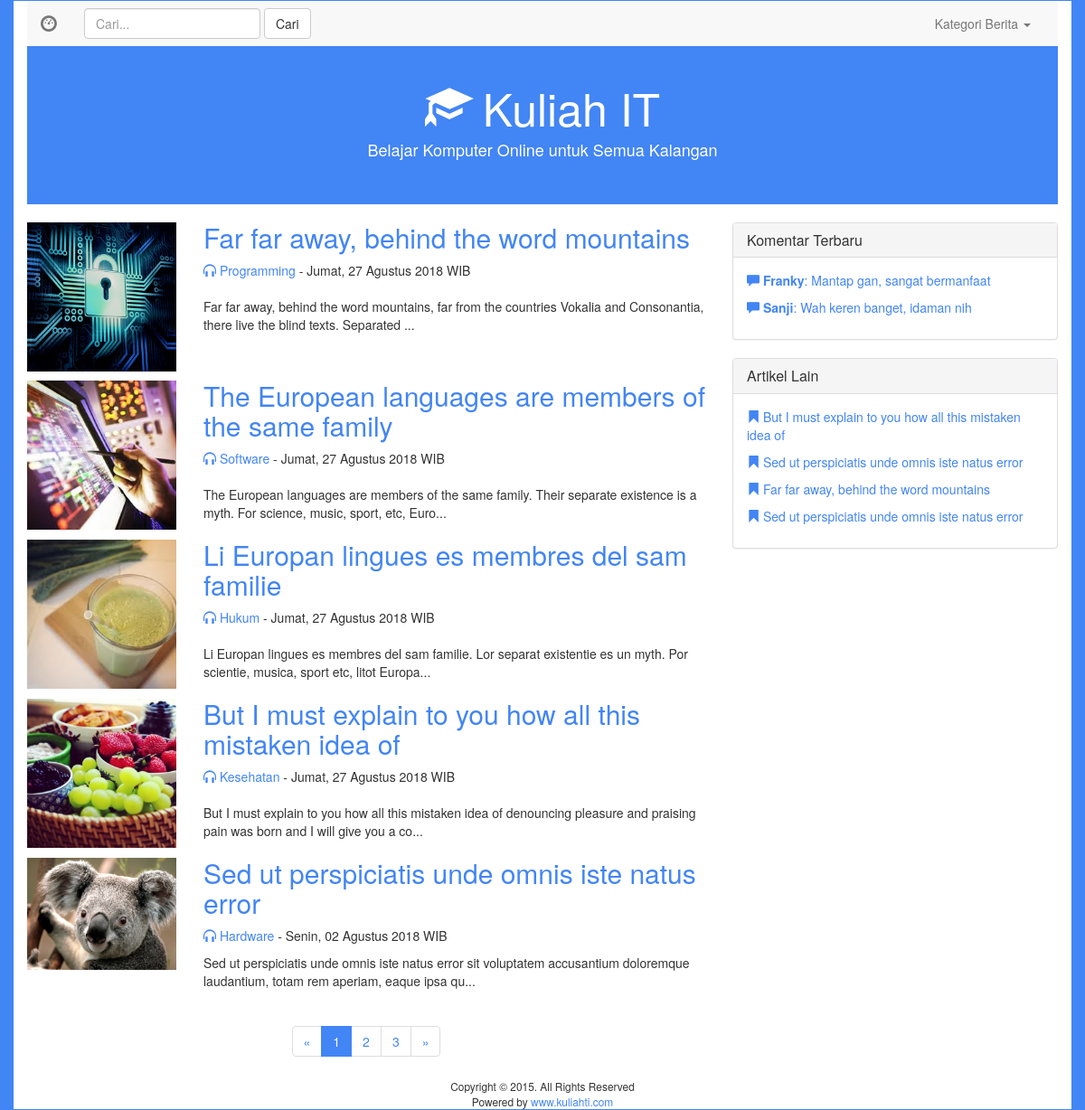
The page / on the database its author committed.
### tables this page shows
CREATE TABLE `artikel` (
  `id_artikel` int(11) NOT NULL,
  `kategori_id` int(11) NOT NULL,
  `judul` varchar(255) NOT NULL,
  `deskripsi` text NOT NULL,
  `gambar` varchar(255) NOT NULL,
  `tanggal` date NOT NULL,
  `slug` varchar(255) NOT NULL,
  `status` tinyint(4) NOT NULL DEFAULT '1'
);

CREATE TABLE `kategori` (
  `id_kategori` int(11) NOT NULL,
  `nama` varchar(100) NOT NULL,
  `icon` varchar(100) NOT NULL
);

CREATE TABLE `komentar` (
  `id_komentar` int(11) NOT NULL,
  `artikel_id` int(11) NOT NULL,
  `user` varchar(100) NOT NULL,
  `reply` text NOT NULL,
  `tanggal` date NOT NULL,
  `status` tinyint(4) NOT NULL DEFAULT '0'
);

### function/helper.php (called while the page is built, shortened)
<?php
function tanggal_indonesia($date)
{
    $hari  = array(
        "Minggu",
        "Senin",
        "Selasa",
        "Rabu",
        "Kamis",
        "Jumat",
        "Sabtu"
    );
    $bulan = array(
        "Januari",
        "Februari",
        "Mart",
        "April",
        "Juni",
        "Juli",
        "Agustus",
        "September",
        "Oktober",
        "November",
        "Desember"
    );
    $thn   = substr($date, 0, 4);
    $bln   = substr($date, 5, 2);
    $tgl   = substr($date, 8, 2);
    $waktu = substr($date, 11, 5);
    $hr    = date("w", strtotime($date));
    $result = $hari[$hr] . ", " . $tgl . " " . $bulan[(int) $bln - 1] . ' ' . $thn . ' ' . $waktu . ' WIB';
    return $result;
}
 ?>

### includes/latest-post.php (the view)
<?php
$page = isset($_GET['page']) ? $_GET['page'] : 1;
$limit = 5;
$offset = ($page - 1) * $limit;
$search = isset($_GET['search']) ? "AND judul LIKE '%".$_GET['search']."%' " : false;
$category = isset($_GET['category']) ? "AND kategori_id = ".$_GET['category'] : false;
$query = mysqli_query($conn,"SELECT * FROM artikel WHERE status = 1 $search $category
                                ");
$total_data = mysqli_num_rows($query);
$total_pages = ceil($total_data/$limit);
$total_number = 2;
$start_number = ($page > $total_number) ? $page - $total_number : 1;
$end_number = ($page < ($total_pages - $total_pages)) ? $page + $total_number : $total_pages;
 ?>
<article>
  <?php
    $query = mysqli_query($conn,"SELECT artikel.*,kategori.nama FROM artikel JOIN kategori WHERE artikel.kategori_id = kategori.id_kategori
                                  AND status = 1 $search $category ORDER BY id_artikel DESC LIMIT $limit OFFSET $offset
                                ");
    while($row = mysqli_fetch_assoc($query)){
   ?>
  <div class="row latest-post">
    <div class="col-md-3">
      <img src="<?php echo "images/".$row['gambar']; ?>" class="img-responsive btn-block">
    </div>
    <div class="col-md-9">
      <h2><a href="index.php?detail=<?php echo $row['id_artikel'].'&title='.$row['slug']; ?>"><?php echo $row['judul']; ?></a></h2>
      <div class="meta"><a href="#"><span class="glyphicon glyphicon-headphones" aria-hidden="true"></span> <?php echo $row['nama']; ?></a> - <?php echo tanggal_indonesia($row['tanggal']); ?></div>
      <p><?php echo substr($row['deskripsi'], 0,130)."..."; ?></p>
    </div>
  </div>
  <?php } ?>
</article>
<nav class="text-center">
  <ul class="pagination">
    <li>
      <a href="<?php echo BASE_URL.'index.php?page=1'; ?>" aria-label="Previous">
        <span aria-hidden="true">&laquo;</span>
      </a>
    </li>
    <?php
      for($start_number ; $start_number <= $end_number ; $start_number++){
          $active = false;
          if($page == $start_number){
            $active = "class='active'";
          }
          echo "<li $active><a href='".BASE_URL."index.php?page=$start_number'>$start_number</a></li>";
      }
    ?>
      <li>
        <a href="<?php echo BASE_URL."index.php?page=$total_pages"; ?>" aria-label="Next">
        <span aria-hidden="true">&raquo;</span>
      </a>
    </li>
  </ul>
</nav>

### includes/aside.php
<aside class="col-md-4">
    <div class="panel panel-default">
    	<div class="panel-heading">
    		<h3 class="panel-title">Komentar Terbaru</h3>
    	</div>
    	<div class="panel-body latest-comments">
    		<ul>
                <?php
                    $queryKomentar = mysqli_query($conn,"SELECT * FROM komentar WHERE status = 1");
                    while($rowKomentar = mysqli_fetch_assoc($queryKomentar)){
                 ?>
    		    <li><a href="index.php?detail=<?php echo $rowKomentar['artikel_id']; ?>"><span class="glyphicon glyphicon-comment" aria-hidden="true"></span>
                    <strong><?php echo $rowKomentar['user']; ?></strong>: <?php echo $rowKomentar['reply']; ?></a></li>
                <?php
                    }
                ?>
    		</ul>
    	</div>
    </div>
</aside>
<aside class="col-md-4">
    <div class="panel panel-default">
        <div class="panel-heading">
            <h3 class="panel-title">Artikel Lain</h3>
        </div>
        <div class="panel-body latest-comments">
            <ul>
                <?php
                    $queryArtikel = mysqli_query($conn,"SELECT * FROM artikel WHERE status = 1 ORDER BY rand() LIMIT 4");
                    while($rowArtikel = mysqli_fetch_assoc($queryArtikel)){
                 ?>
                <li><a href="index.php?detail=<?php echo $rowArtikel['id_artikel']; ?>"><span class="glyphicon glyphicon-bookmark" aria-hidden="true"></span>
                    <?php echo $rowArtikel['judul']; ?></a></li>
                <?php
                    }
                ?>
            </ul>
        </div>
    </div>
</aside>

### css/custom.css (style rules this page uses)
a { color: #4285F4 }
body { background: #4285F4 }
article img { margin-bottom: 10px }
.latest-post h2 { margin: 0px 0 10px; }
.latest-post p { margin-bottom: 20px; }
.meta { margin-bottom: 10px; }
aside ul { padding-left: 0; }
aside ul li { margin-bottom: 10px; }
.latest-comments li { list-style: none; }
.pagination > .active > a, .pagination > .active > a:focus, .pagination > .active > a:hover, .pagination > .active > span, .pagination > .active > span:focus, .pagination > .active > span:hover { background-color: #4285F4; border-color: #4285F4; }
.pagination > li > a, .pagination > li > span { color: #4285F4 }

### rows shown on the page
artikel: gambar (picture), judul "Far far away, behind the word mountains", kategori.nama "Programming", tanggal "Jumat, 27 Agustus 2018 WIB", deskripsi "Far far away, behind the word mountains, far from the countries Vokalia and Consonantia, there live the blind texts. Separated"
artikel: gambar (picture), judul "The European languages are members of the same family", kategori.nama "Software", tanggal "Jumat, 27 Agustus 2018 WIB", deskripsi "The European languages are members of the same family. Their separate existence is a myth. For science, music, sport, etc, Euro"
artikel: gambar (picture), judul "Li Europan lingues es membres del sam familie", kategori.nama "Hukum", tanggal "Jumat, 27 Agustus 2018 WIB", deskripsi "Li Europan lingues es membres del sam familie. Lor separat existentie es un myth. Por scientie, musica, sport etc, litot Europa"
artikel: gambar (picture), judul "But I must explain to you how all this mistaken idea of", kategori.nama "Kesehatan", tanggal "Jumat, 27 Agustus 2018 WIB", deskripsi "But I must explain to you how all this mistaken idea of denouncing pleasure and praising pain was born and I will give you a co"
artikel: gambar (picture), judul "Sed ut perspiciatis unde omnis iste natus error", kategori.nama "Hardware", tanggal "Senin, 02 Agustus 2018 WIB", deskripsi "Sed ut perspiciatis unde omnis iste natus error sit voluptatem accusantium doloremque laudantium, totam rem aperiam, eaque ipsa qu"
komentar: user "Franky", reply "Mantap gan, sangat bermanfaat"
komentar: user "Sanji", reply "Wah keren banget, idaman nih"
artikel: judul "But I must explain to you how all this mistaken idea of"
artikel: judul "Sed ut perspiciatis unde omnis iste natus error"
